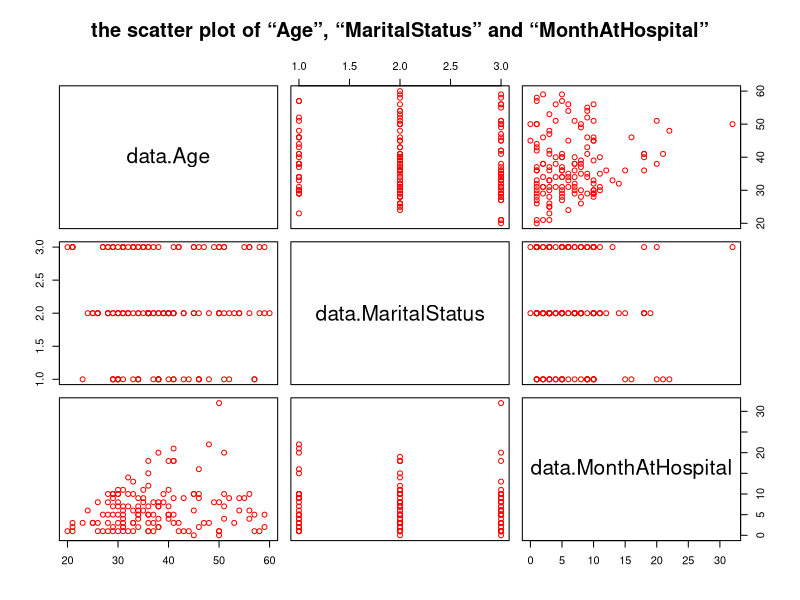
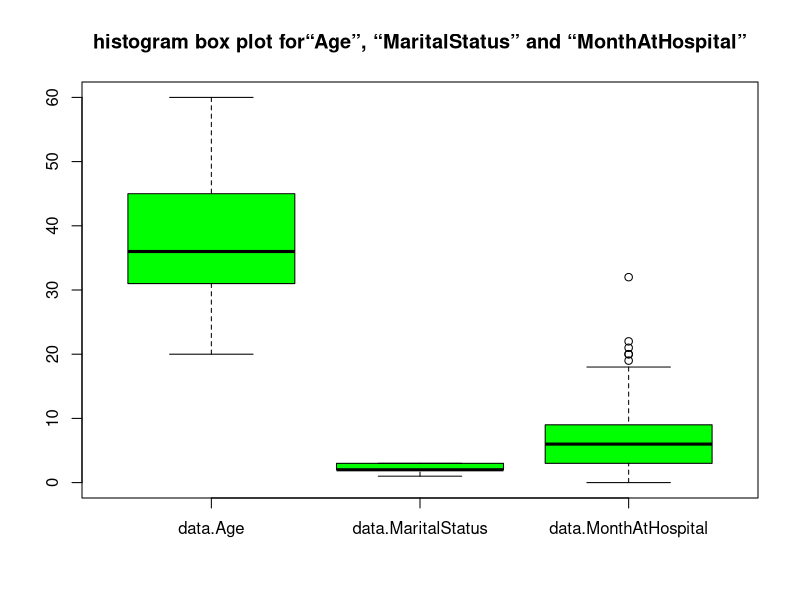

R code for these plots, in order:
#  Course          : Data Mining
#  First Name      : Yilin
#  Last Name       : Lou
#  Id              : 10445676
#  Project         : Midterm O2


## remove all objects
rm(list=ls())
data<-read.csv("COVID19_v3.csv",header = TRUE,na.strings = "?",colClasses = c("MaritalStatus"="factor"))
which(rowSums(is.na(data))==0)
#data1<-na.omit(data)

#I.Summarizing each column (e.g. min, max, mean )
summary(data)

# II.Identifying missing values
is.na(data)

#III.Displaying the frequency table of “Infected” vs. “MaritalStatus” 
with(data,table(Infected,MaritalStatus))

#IV.Displaying the scatter plot of “Age”, “MaritalStatus” and “MonthAtHospital”, one pair at a time
data_display=data.frame(data$Age,data$MaritalStatus,data$MonthAtHospital)

#data2=cbind(data$Age,data$MaritalStatus,data$MonthAtHospital)
plot(data_display,main="the scatter plot of “Age”, “MaritalStatus” and “MonthAtHospital”",col="red")

#V.Show box plots for columns:  “Age”, “MaritalStatus” and “MonthAtHospital”
boxplot(data_display,main="histogram box plot for“Age”, “MaritalStatus” and “MonthAtHospital”",col="green")

#VI.Replacing the missing values of “Cases” with the “mean” of “Cases”.
# there is no  missing values of “Cases” acturally
data[is.na(data[,'Cases'])]=mean(data[,'Cases'],na.rm=TRUE)  
mean(data[,'Cases'],na.rm=TRUE)  









